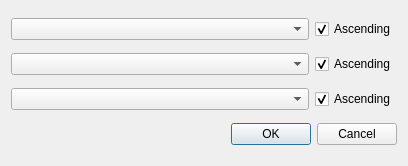
<?xml version="1.0" encoding="UTF-8"?>
<ui version="4.0">
 <class>Dialog</class>
 <widget class="QDialog" name="Dialog">
  <property name="windowModality">
   <enum>Qt::WindowModal</enum>
  </property>
  <property name="geometry">
   <rect>
    <x>0</x>
    <y>0</y>
    <width>408</width>
    <height>166</height>
   </rect>
  </property>
  <property name="windowTitle">
   <string>Dialog</string>
  </property>
  <property name="modal">
   <bool>true</bool>
  </property>
  <layout class="QVBoxLayout" name="verticalLayout">
   <item>
    <layout class="QHBoxLayout" name="horizontalLayout">
     <item>
      <widget class="QgsFieldComboBox" name="fieldSelectCB">
       <property name="sizePolicy">
        <sizepolicy hsizetype="Expanding" vsizetype="Fixed">
         <horstretch>0</horstretch>
         <verstretch>0</verstretch>
        </sizepolicy>
       </property>
      </widget>
     </item>
     <item>
      <widget class="QCheckBox" name="sortOrderCB">
       <property name="text">
        <string>Ascending</string>
       </property>
       <property name="checked">
        <bool>true</bool>
       </property>
      </widget>
     </item>
    </layout>
   </item>
   <item>
    <layout class="QHBoxLayout" name="horizontalLayout_2">
     <item>
      <widget class="QgsFieldComboBox" name="fieldSelectCB2">
       <property name="sizePolicy">
        <sizepolicy hsizetype="Expanding" vsizetype="Fixed">
         <horstretch>0</horstretch>
         <verstretch>0</verstretch>
        </sizepolicy>
       </property>
      </widget>
     </item>
     <item>
      <widget class="QCheckBox" name="sortOrderCB2">
       <property name="text">
        <string>Ascending</string>
       </property>
       <property name="checked">
        <bool>true</bool>
       </property>
      </widget>
     </item>
    </layout>
   </item>
   <item>
    <layout class="QHBoxLayout" name="horizontalLayout_3">
     <item>
      <widget class="QgsFieldComboBox" name="fieldSelectCB3">
       <property name="sizePolicy">
        <sizepolicy hsizetype="Expanding" vsizetype="Fixed">
         <horstretch>0</horstretch>
         <verstretch>0</verstretch>
        </sizepolicy>
       </property>
      </widget>
     </item>
     <item>
      <widget class="QCheckBox" name="sortOrderCB3">
       <property name="text">
        <string>Ascending</string>
       </property>
       <property name="checked">
        <bool>true</bool>
       </property>
      </widget>
     </item>
    </layout>
   </item>
   <item>
    <widget class="QDialogButtonBox" name="buttonBox">
     <property name="orientation">
      <enum>Qt::Horizontal</enum>
     </property>
     <property name="standardButtons">
      <set>QDialogButtonBox::Cancel|QDialogButtonBox::Ok</set>
     </property>
    </widget>
   </item>
  </layout>
 </widget>
 <customwidgets>
  <customwidget>
   <class>QgsFieldComboBox</class>
   <extends>QComboBox</extends>
   <header>qgsfieldcombobox.h</header>
  </customwidget>
 </customwidgets>
 <resources/>
 <connections>
  <connection>
   <sender>buttonBox</sender>
   <signal>accepted()</signal>
   <receiver>Dialog</receiver>
   <slot>accept()</slot>
   <hints>
    <hint type="sourcelabel">
     <x>248</x>
     <y>254</y>
    </hint>
    <hint type="destinationlabel">
     <x>157</x>
     <y>274</y>
    </hint>
   </hints>
  </connection>
  <connection>
   <sender>buttonBox</sender>
   <signal>rejected()</signal>
   <receiver>Dialog</receiver>
   <slot>reject()</slot>
   <hints>
    <hint type="sourcelabel">
     <x>316</x>
     <y>260</y>
    </hint>
    <hint type="destinationlabel">
     <x>286</x>
     <y>274</y>
    </hint>
   </hints>
  </connection>
 </connections>
</ui>
